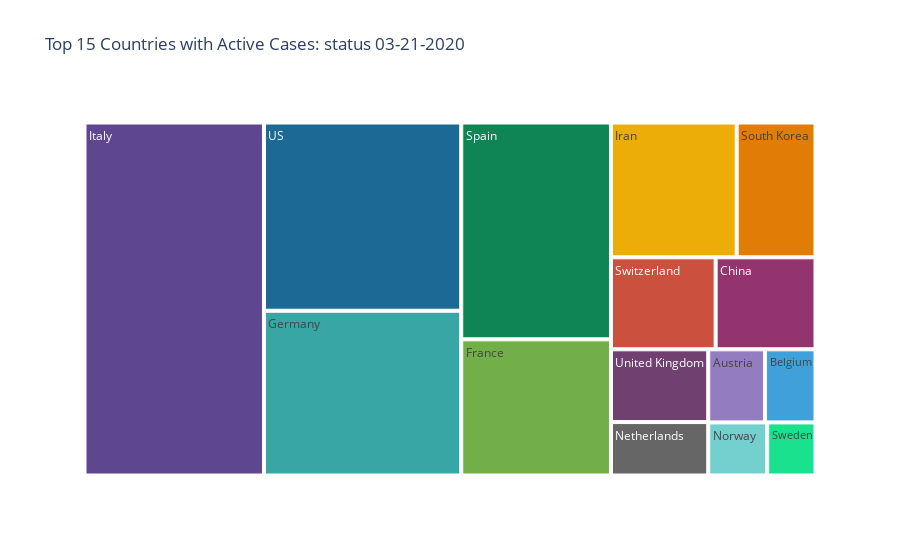

The notebook cell this image was saved under:
### Markdown cell above
The value of death rate can be interpreted from several perspective. 
<br>Italy has the hightest death rate and tests are done massively. 
<br>Most of the fatalities have been elderly people and people with health preconditions. 
<br>Italy is the second country in the world after Japan with the oldest population.
<br>In contrast UK has a higher death rate than France, South Korea, US and Switzerlad but this value is difficult to compare as in the UK testing has been limited only to people going to hospital and showing symptons. The UK goverment estimates that there might be up to 5k active cases at the moment(status 17.03.2020).

### Code cell
fig = px.treemap(top_fifteen,
                 path=['Country/Region'],
                 values=top_fifteen['Active'],
                 title='Top 15 Countries with Active Cases: status {}'.format(yesterday),
                 hover_data=['Confirmed', 'Active', 'Recovered','Deaths','Death rate [%]'],
                 color_discrete_sequence=px.colors.qualitative.Prism)
fig.show()

### Figure 1 — Plotly figure (JSON) as saved in the notebook; plotly's stock layout.template omitted (floating-point values rounded to 4 significant figures)
{"data": [{"branchvalues": "total", "customdata": [[2814, 2797, 9, 8, 0.28], [2815, 2485, 263, 67, 2.38], [81305, 6189, 71857, 3259, 4.01], [14308, 13734, 12, 562, 3.93], [22213, 21896, 233, 84, 0.38], [20610, 11419, 7635, 1556, 7.55], [53578, 42681, 6072, 4825, 9.01], [3640, 3501, 2, 137, 3.76], [2118, 2110, 1, 7, 0.33], [8799, 7157, 1540, 102, 1.16], [25374, 21874, 2125, 1375, 5.42], [1763, 1727, 16, 20, 1.13], [6575, 6485, 15, 75, 1.14], [25493, 25015, 171, 307, 1.2], [5067, 4766, 67, 234, 4.62]], "domain": {"x": [0, 1], "y": [0, 1]}, "hoverlabel": {"namelength": 0}, "hovertemplate": "Confirmed=%{customdata[0]}<br>Active=%{value}<br>Recovered=%{customdata[2]}<br>Deaths=%{customdata[3]}<br>Death rate [%]=%{customdata[4]}<br>labels=%{label}<br>parent=%{parent}<br>id=%{id}", "ids": ["Austria", "Belgium", "China", "France", "Germany", "Iran", "Italy", "Netherlands", "Norway", "South Korea", "Spain", "Sweden", "Switzerland", "US", "United Kingdom"], "labels": ["Austria", "Belgium", "China", "France", "Germany", "Iran", "Italy", "Netherlands", "Norway", "South Korea", "Spain", "Sweden", "Switzerland", "US", "United Kingdom"], "name": "", "parents": ["", "", "", "", "", "", "", "", "", "", "", "", "", "", ""], "type": "treemap", "values": [2797, 2485, 6189, 13734, 21896, 11419, 42681, 3501, 2110, 7157, 21874, 1727, 6485, 25015, 4766]}], "layout": {"legend": {"tracegroupgap": 0}, "title": {"text": "Top 15 Countries with Active Cases: status 03-21-2020"}, "treemapcolorway": ["rgb(95, 70, 144)", "rgb(29, 105, 150)", "rgb(56, 166, 165)", "rgb(15, 133, 84)", "rgb(115, 175, 72)", "rgb(237, 173, 8)", "rgb(225, 124, 5)", "rgb(204, 80, 62)", "rgb(148, 52, 110)", "rgb(111, 64, 112)", "rgb(102, 102, 102)"]}}
